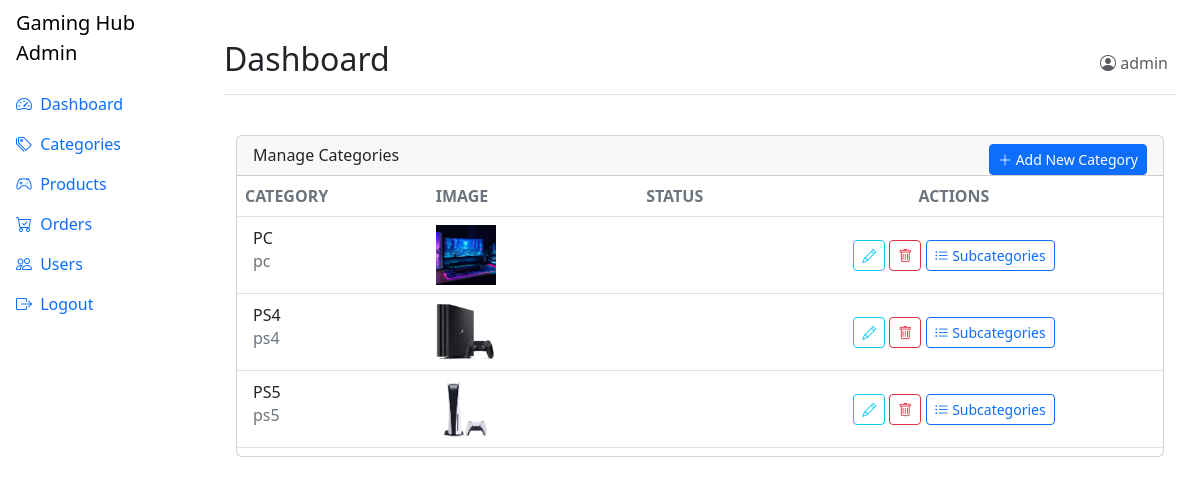
The app's page /admin/categories/manage.php (signed in) with its own data.
### tables this page shows
CREATE TABLE `main_categories` (
  `category_id` int(11) NOT NULL AUTO_INCREMENT,
  `name` varchar(100) NOT NULL,
  `slug` varchar(100) NOT NULL,
  `image` varchar(255) DEFAULT NULL,
  `is_active` tinyint(1) DEFAULT 1,
  `created_at` timestamp NOT NULL DEFAULT current_timestamp(),
  PRIMARY KEY (`category_id`),
  UNIQUE KEY `slug` (`slug`)
);

### config/database.php (called while the page is built)
<?php
$host = 'localhost';
$dbname = 'gaming_hub';
$username = 'root';
$password = '';
try {
    $pdo = new PDO("mysql:host=$host;dbname=$dbname;charset=utf8", $username, $password);
    $pdo->setAttribute(PDO::ATTR_ERRMODE, PDO::ERRMODE_EXCEPTION);
} catch (PDOException $e) {
    die("Database connection failed: " . $e->getMessage());
}
function executeQuery($sql, $params = []) {
    global $pdo;
    $stmt = $pdo->prepare($sql);
    $stmt->execute($params);
    return $stmt;
}
?>

### admin/categories/manage.php (the view, shortened to what this page needs)
<?php
require_once '../../config/database.php';
$categories = executeQuery("SELECT * FROM main_categories ORDER BY name")
              ->fetchAll(PDO::FETCH_ASSOC);
require_once '../includes/admin_header.php';
?>
<div class="container-fluid py-4">
    <div class="row">
        <div class="col-12">
            <div class="card mb-4">
                <div class="card-header pb-0 d-flex justify-content-between align-items-center">
                    <h6>Manage Categories</h6>
                    <a href="add.php" class="btn btn-primary btn-sm">
                        <i class="bi bi-plus-lg"></i> Add New Category
                    </a>
                </div>
                <div class="card-body px-0 pt-0 pb-2">
                    <div class="table-responsive p-0">
                        <table class="table align-items-center mb-0" id="categories-table">
                            <thead>
                                <tr>
                                    <th class="text-uppercase text-secondary text-xxs font-weight-bolder opacity-7">Category</th>
                                    <th class="text-uppercase text-secondary text-xxs font-weight-bolder opacity-7 ps-2">Image</th>
                                    <th class="text-center text-uppercase text-secondary text-xxs font-weight-bolder opacity-7">Status</th>
                                    <th class="text-center text-uppercase text-secondary text-xxs font-weight-bolder opacity-7">Actions</th>
                                </tr>
                            </thead>
                            <tbody>
                                <?php foreach ($categories as $category): ?>
                                <tr>
                                    <td>
                                        <div class="d-flex px-2 py-1">
                                            <div class="d-flex flex-column justify-content-center">
                                                <h6 class="mb-0 text-sm"><?= $category['name'] ?></h6>
                                                <p class="text-xs text-secondary mb-0"><?= $category['slug'] ?></p>
                                            </div>
                                        </div>
                                    </td>
                                    <td>
                                        <?php if ($category['image']): ?>
                                            <img src="../../assets/uploads/categories/<?= $category['image'] ?>" alt="<?= $category['name'] ?>" class="me-3 img-fluid"
                                            style="max-width: 60px; height: 60px; object-fit: cover;">
                                        <?php else: ?>
                                            <span class="text-xs text-secondary">No image</span>
                                        <?php endif; ?>
                                    </td>
                                    <td class="align-middle text-center text-sm">
                                        <span class="badge badge-sm <?= $category['is_active'] ? 'bg-gradient-success' : 'bg-gradient-secondary' ?>">
                                        </span>
                                    </td>
                                    <td class="align-middle text-center">
                                        <a href="edit.php?id=<?= $category['category_id'] ?>" class="btn btn-sm btn-outline-info mb-0">
                                            <i class="bi bi-pencil"></i>
                                        </a>
                                        <button class="btn btn-sm btn-outline-danger mb-0 delete-category"
                                                data-id="<?= $category['category_id'] ?>">
                                            <i class="bi bi-trash"></i>
                                        </button>
                                        <a href="subcategories.php?id=<?= $category['category_id'] ?>" class="btn btn-sm btn-outline-primary mb-0">
                                            <i class="bi bi-list-ul"></i> Subcategories
                                        </a>
                                    </td>
                                </tr>
                                <?php endforeach; ?>
                            </tbody>
                        </table>
                    </div>
                </div>
            </div>
        </div>
    </div>
</div>
<?php require_once __DIR__ . '/../includes/admin_footer.php'; ?>

### records on screen
main_categories: name "PC", slug "pc", image (picture)
main_categories: name "PS4", slug "ps4", image (picture)
main_categories: name "PS5", slug "ps5", image (picture)

### other values on screen
$pageTitle "Dashboard"
$_SESSION['admin_username'] "admin"
